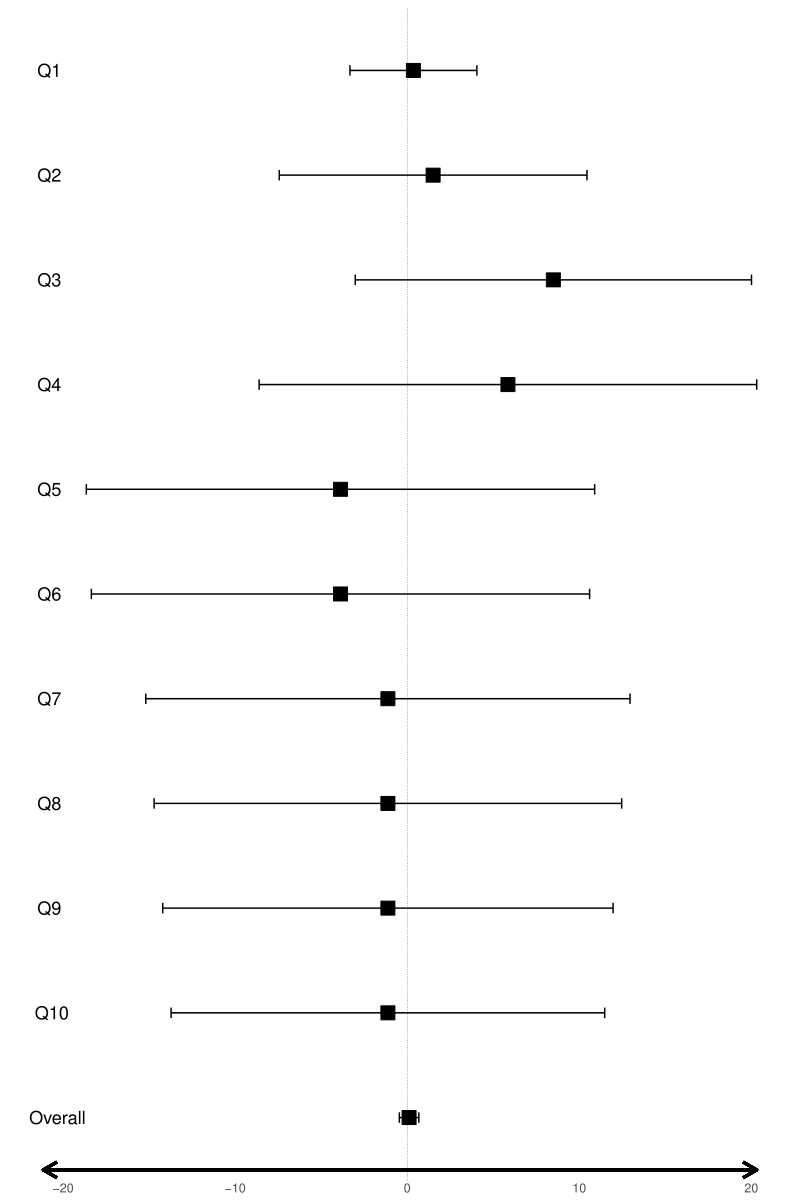

Write R code to recreate this figure.
forestplot <- function(CI_Data)
{
  
  addgap <- ifelse ((max(CI_Data[, 3:4])- min(CI_Data[, 3:4])) >10 ,  2.5,  0.15)
  
  p <- ggplot(CI_Data,aes(factor(ID)))+ labs(x=NULL, y=NULL)
  p <- p + geom_text(data=CI_Data,aes(x= factor(ID),y = min(CI_Data[1:10, 3:4]-addgap), label=CI_Data[,2],vjust=0.5, hjust=0.25, size=2))  # gene names
  p <- p + geom_hline(aes(yintercept=0),linetype=2, size=0.1) #vertical line at 1
  p <- p + geom_errorbar(data=CI_Data,aes(x=factor(ID),ymin =CI_lower, ymax=CI_higher), color = CI_Data$boxcolor,  width=0.1) #errorbars
  p <- p + geom_point(data=CI_Data,aes(x=factor(ID), y=PointEstimate),shape=22,size=5,fill=CI_Data$boxcolor, colour=CI_Data$boxcolor)   #HR
  p <- p + scale_x_discrete(labels=CI_Data$ID) 
  p <- p + coord_flip()
  p <- p + geom_point(aes(0.5,max(CI_Data[, 3:4])),shape=3,alpha=0)   
  p <- p + geom_segment(aes(x = 0.5, y = min(CI_Data[, 3:4]), xend = 0.5, yend = max(CI_Data[, 3:4]))) # horizontal line   
  p <- p + geom_segment(aes(x = 0.5, y = min(CI_Data[, 3:4]), xend = 0.5, yend = max(CI_Data[, 3:4])) , arrow=arrow(length = unit(0.02, "npc")),linetype=1,size=1) # right arrow 
  p <- p + geom_segment(aes(x = 0.5, y = min(CI_Data[, 3:4]), xend = 0.5, yend = min(CI_Data[, 3:4])-addgap),arrow=arrow(length = unit(0.02, "npc")),linetype=1,size=1) #left arrow
  
  p <- p + theme(axis.line = element_blank(), 
                 #axis.text.x = element_blank(), 
                 axis.text.y = element_blank(),
                 axis.ticks.y = element_blank(), 
                 axis.title.x = element_blank(), 
                 axis.title.y = element_blank(), 
                 axis.ticks.length = unit(0.0001, "mm"),
                 #axis.text = element_text(margin=margin(0,0,-2,-2,"lines")), 
                 legend.position = "none", 
                 panel.background = element_rect(fill = "transparent"),  
                 panel.border = element_blank(),
                 #panel.spacing = unit(c(-0.1,-0.1,-0.5,-0.5), "mm"),
                 #plot.margin = unit(c(10,-2.5,0,10), "mm"),
                 panel.grid.major = element_blank(), 
                 panel.grid.minor = element_blank())
  
  plot(p)
  
}
